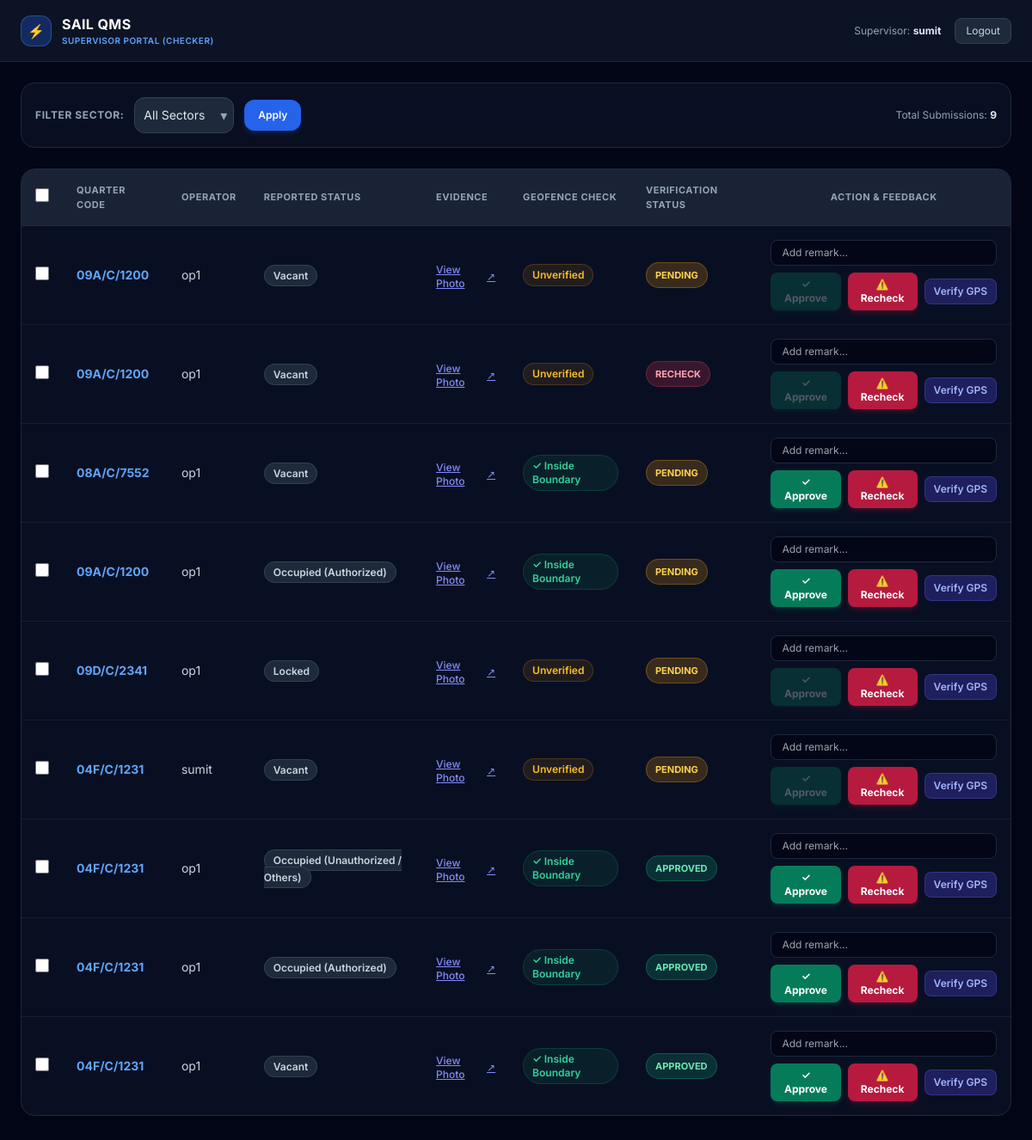
Page /supervisor/ (signed in) on the committed database.
### quarters/models.py (models this page shows, shortened)
class InspectionReport(models.Model):
    STATUS_CHOICES = [
        ('LOCKED', 'Locked'),
        ('VACANT', 'Vacant'),
        ('OCCUPIED_AUTHORIZED', 'Occupied (Authorized)'),
        ('OCCUPIED_UNAUTHORIZED', 'Occupied (Unauthorized / Others)'),
    ]
    VERIFICATION_CHOICES = [
        ('PENDING', 'Pending Supervisor Approval'),
        ('APPROVED', 'Approved'),
        ('RECHECK', 'Sent Back for Recheck'),
    ]
    quarter = models.ForeignKey(QuarterMaster, on_delete=models.CASCADE, related_name='inspections')
    operator = models.ForeignKey(User, on_delete=models.CASCADE, related_name='operator_inspections')
    quarter_status = models.CharField(max_length=30, choices=STATUS_CHOICES)
    photo = models.ImageField(upload_to='inspection_photos/')
    remarks = models.TextField(blank=True, null=True, help_text="Operator optional notes/remarks space")
    captured_latitude = models.FloatField(null=True, blank=True)
    captured_longitude = models.FloatField(null=True, blank=True)
    captured_at = models.DateTimeField(default=timezone.now)
    is_location_verified = models.BooleanField(
        default=False,
        help_text="Set to True via Haversine radius check"
    )
    verification_status = models.CharField(
        max_length=20,
        choices=VERIFICATION_CHOICES,
        default='PENDING'
    )
    supervisor = models.ForeignKey(
        User,
        on_delete=models.SET_NULL,
        null=True,
        blank=True,
        related_name='supervisor_reviews'
    )
    reviewed_at = models.DateTimeField(null=True, blank=True)
    supervisor_feedback = models.TextField(blank=True, null=True, help_text="Supervisor feedback notes for rechecks")

class QuarterMaster(models.Model):
    quarter_code = models.CharField(
        max_length=20,
        primary_key=True,
        help_text="Primary Key format: 04F/C/1281"
    )
    sector = models.ForeignKey(Sector, on_delete=models.CASCADE, related_name='quarters')
    quarter_type = models.CharField(
        max_length=1,
        choices=[('A', 'A'), ('B', 'B'), ('C', 'C'), ('D', 'D')],
        help_text="Quarter Category: A, B, C, or D"
    )
    quarter_number = models.IntegerField(
        help_text="Numeric component (e.g., 1281). System automatically zero-pads to 4 digits."
    )

### quarters/views.py (the view)
# urls.py: path('supervisor/', views.supervisor_dashboard_view, name='supervisor_dashboard'),
@login_required
@role_required(allowed_roles=['SUPERVISOR'])
def supervisor_dashboard_view(request):
    selected_sector = request.GET.get('sector', '')
    reports = InspectionReport.objects.all().order_by('-captured_at')
    if selected_sector:
        reports = reports.filter(quarter__sector__name=selected_sector)
    sectors = Sector.objects.all()
    return render(request, 'quarters/supervisor_dashboard.html', {
        'reports': reports,
        'sectors': sectors,
        'selected_sector': selected_sector
    })

### quarters/templates/quarters/supervisor_dashboard.html (shortened to what this page needs)
<!DOCTYPE html>
<html lang="en">
<head>
    <script src="https://cdn.tailwindcss.com"></script>
</head>
<body class="bg-slate-950 text-slate-100 min-h-screen pb-24">
    <nav class="bg-slate-900/80 backdrop-blur-md border-b border-slate-800 px-6 py-4 flex justify-between items-center sticky top-0 z-50">
        <div class="flex items-center space-x-3">
            <div class="w-9 h-9 rounded-xl bg-blue-600/30 border border-blue-400/30 flex items-center justify-center text-blue-400 font-bold">
                ⚡
            </div>
            <div>
                <h1 class="font-bold text-base text-white tracking-wide">SAIL QMS</h1>
                <p class="text-[10px] text-blue-400 uppercase tracking-wider font-semibold">Supervisor Portal (Checker)</p>
            </div>
        </div>
        <div class="flex items-center space-x-4 text-xs text-slate-400">
            <span>Supervisor: <strong class="text-slate-200">{{ request.user.username }}</strong></span>
            <a href="{% url 'logout' %}" class="bg-slate-800 hover:bg-slate-700 text-slate-300 px-3 py-1.5 rounded-lg border border-slate-700 transition-all">Logout</a>
        </div>
    </nav>
    <div class="max-w-7xl mx-auto p-6 space-y-6">
        <div class="bg-slate-900/60 border border-slate-800 p-4 rounded-2xl flex flex-col md:flex-row md:items-center justify-between gap-4 backdrop-blur-md">
            <form method="GET" class="flex items-center space-x-3">
                <label class="text-xs font-bold uppercase tracking-wider text-slate-400">Filter Sector:</label>
                <div class="relative">
                    <select name="sector" class="bg-slate-800 border border-slate-700 text-slate-200 text-sm rounded-xl p-2.5 pr-8 focus:ring-2 focus:ring-blue-500 focus:outline-none appearance-none">
                        <option value="">All Sectors</option>
                    </select>
                    <div class="pointer-events-none absolute inset-y-0 right-0 flex items-center px-2 text-slate-400">▾</div>
                </div>
                <button type="submit" class="bg-blue-600 hover:bg-blue-500 text-white font-semibold text-xs px-4 py-2.5 rounded-xl transition-all shadow-md shadow-blue-600/20">
                    Apply
                </button>
            </form>
            <div class="text-xs text-slate-400">
                Total Submissions: <span class="font-bold text-slate-200">{{ reports|length }}</span>
            </div>
        </div>
        <form id="bulk-review-form" method="POST" action="{% url 'review_inspection' 0 %}">
            <div class="bg-slate-900/60 border border-slate-800 rounded-2xl overflow-hidden shadow-xl backdrop-blur-md">
                <div class="overflow-x-auto">
                    <table class="w-full text-left border-collapse">
                        <thead class="bg-slate-800/80 text-slate-400 uppercase text-[11px] tracking-wider border-b border-slate-800">
                            <tr>
                                <th class="p-4 w-10 text-center">
                                    <input type="checkbox" id="select-all-checkbox" onclick="toggleSelectAll(this)" class="w-4 h-4 accent-blue-600 rounded bg-slate-900 border-slate-700 cursor-pointer">
                                </th>
                                <th class="p-4">Quarter Code</th>
                                <th class="p-4">Operator</th>
                                <th class="p-4">Reported Status</th>
                                <th class="p-4">Evidence</th>
                                <th class="p-4">Geofence Check</th>
                                <th class="p-4">Verification Status</th>
                                <th class="p-4 text-center">Action & Feedback</th>
                            </tr>
                        </thead>
                        <tbody class="divide-y divide-slate-800/60 text-sm">
                            {% for report in reports %}
                            <tr class="hover:bg-slate-800/30 transition-colors">
                                <td class="p-4 text-center">
                                    <input type="checkbox" name="selected_reports" value="{{ report.id }}" onclick="updateBulkBar()" class="report-checkbox w-4 h-4 accent-blue-600 rounded bg-slate-900 border-slate-700 cursor-pointer">
                                </td>
                                <td class="p-4 font-bold text-blue-400">{{ report.quarter.quarter_code }}</td>
                                <td class="p-4 text-slate-300">{{ report.operator.username }}</td>
                                <td class="p-4">
                                    <span class="px-2.5 py-1 rounded-full text-xs font-semibold bg-slate-800 text-slate-300 border border-slate-700">
                                        {{ report.get_quarter_status_display }}
                                    </span>
                                </td>
                                <td class="p-4">
                                    {% if report.photo %}
                                        <a href="{{ report.photo.url }}" target="_blank" class="inline-flex items-center space-x-1 text-xs text-indigo-400 hover:text-indigo-300 underline font-medium">
                                            <span>View Photo</span> ↗
                                        </a>
                                    {% else %}
                                        <span class="text-xs text-slate-600">No Photo</span>
                                    {% endif %}
                                </td>
                                <td class="p-4" id="geofence-cell-{{ report.id }}">
                                    {% if report.is_location_verified %}
                                        <span class="inline-flex items-center px-2.5 py-1 rounded-full text-xs font-semibold bg-emerald-500/10 text-emerald-400 border border-emerald-500/20">
                                            ✓ Inside Boundary
                                        </span>
                                    {% else %}
                                        <span class="inline-flex items-center px-2.5 py-1 rounded-full text-xs font-semibold bg-amber-500/10 text-amber-400 border border-amber-500/20">
                                            Unverified
                                        </span>
                                    {% endif %}
                                </td>
                                <td class="p-4">
                                    {% if report.verification_status == 'APPROVED' %}
                                        <span class="inline-flex items-center px-2.5 py-1 rounded-full text-[11px] font-bold bg-emerald-500/20 text-emerald-300 border border-emerald-500/30">
                                            APPROVED
                                        </span>
                                    {% elif report.verification_status == 'RECHECK' %}
                                        <span class="inline-flex items-center px-2.5 py-1 rounded-full text-[11px] font-bold bg-rose-500/20 text-rose-300 border border-rose-500/30">
                                            RECHECK
                                        </span>
                                    {% else %}
                                        <span class="inline-flex items-center px-2.5 py-1 rounded-full text-[11px] font-bold bg-amber-500/20 text-amber-300 border border-amber-500/30">
                                            PENDING
                                        </span>
                                    {% endif %}
                                </td>
                                <td class="p-4 min-w-[280px]">
                                    <div class="space-y-2">
                                        <input type="text" name="feedback_{{ report.id }}" placeholder="Add remark..." value="{{ report.supervisor_feedback|default:'' }}" class="w-full bg-slate-950 border border-slate-800 text-slate-200 text-xs px-3 py-1.5 rounded-lg focus:ring-1 focus:ring-blue-500 focus:outline-none">
                                        <div class="flex items-center space-x-2">
                                            <button type="submit" name="single_action" value="APPROVED_{{ report.id }}"
                                                    id="approve-btn-{{ report.id }}"
                                                    {% if not report.is_location_verified %}disabled{% endif %}
                                                    class="flex-1 bg-emerald-600/80 hover:bg-emerald-500 text-white font-bold py-1.5 px-2.5 rounded-lg text-xs transition-all shadow-md shadow-emerald-600/20 disabled:opacity-30 disabled:cursor-not-allowed">
                                                ✓ Approve
                                            </button>
                                            <button type="submit" name="single_action" value="RECHECK_{{ report.id }}"
                                                    id="recheck-btn-{{ report.id }}"
                                                    class="flex-1 bg-rose-600/80 hover:bg-rose-500 text-white font-bold py-1.5 px-2.5 rounded-lg text-xs transition-all shadow-md shadow-rose-600/20">
                                                ⚠️ Recheck
                                            </button>
                                            <button type="button" onclick="verifyGPS({{ report.id }})" class="bg-indigo-600/30 hover:bg-indigo-600/50 text-indigo-300 border border-indigo-500/30 px-2.5 py-1.5 rounded-lg text-xs font-semibold transition-all">
                                                Verify GPS
                                            </button>
                                        </div>
                                    </div>
                                </td>
                            </tr>
                            {% empty %}
                            <tr>
                                <td colspan="8" class="p-8 text-center text-slate-500 text-sm">No inspection reports found.</td>
                            </tr>
                            {% endfor %}
                        </tbody>
                    </table>
                </div>
            </div>
        </form>
    </div>
</body>
</html>

### quarters/templates/quarters/supervisor_dashboard.html (style rules this page uses)
body { font-family: 'Inter', sans-serif; }

### rows in the picture
InspectionReport: quarter.quarter_code "09A/C/1200", operator.username "op1", quarter_status "Vacant", is_location_verified "Unverified", verification_status "PENDING"
InspectionReport: quarter.quarter_code "09A/C/1200", operator.username "op1", quarter_status "Vacant", is_location_verified "Unverified", verification_status "RECHECK"
InspectionReport: quarter.quarter_code "08A/C/7552", operator.username "op1", quarter_status "Vacant", is_location_verified "✓ Inside Boundary", verification_status "PENDING"
InspectionReport: quarter.quarter_code "09A/C/1200", operator.username "op1", quarter_status "Occupied (Authorized)", is_location_verified "✓ Inside Boundary", verification_status "PENDING"
InspectionReport: quarter.quarter_code "09D/C/2341", operator.username "op1", quarter_status "Locked", is_location_verified "Unverified", verification_status "PENDING"
InspectionReport: quarter.quarter_code "04F/C/1231", operator.username "sumit", quarter_status "Vacant", is_location_verified "Unverified", verification_status "PENDING"
InspectionReport: quarter.quarter_code "04F/C/1231", operator.username "op1", quarter_status "Occupied (Unauthorized / Others)", is_location_verified "✓ Inside Boundary", verification_status "APPROVED"
InspectionReport: quarter.quarter_code "04F/C/1231", operator.username "op1", quarter_status "Occupied (Authorized)", is_location_verified "✓ Inside Boundary", verification_status "APPROVED"
InspectionReport: quarter.quarter_code "04F/C/1231", operator.username "op1", quarter_status "Vacant", is_location_verified "✓ Inside Boundary", verification_status "APPROVED"

### other values in the picture
{{ request.user.username }} "sumit"
{{ reports|length }} "9"
